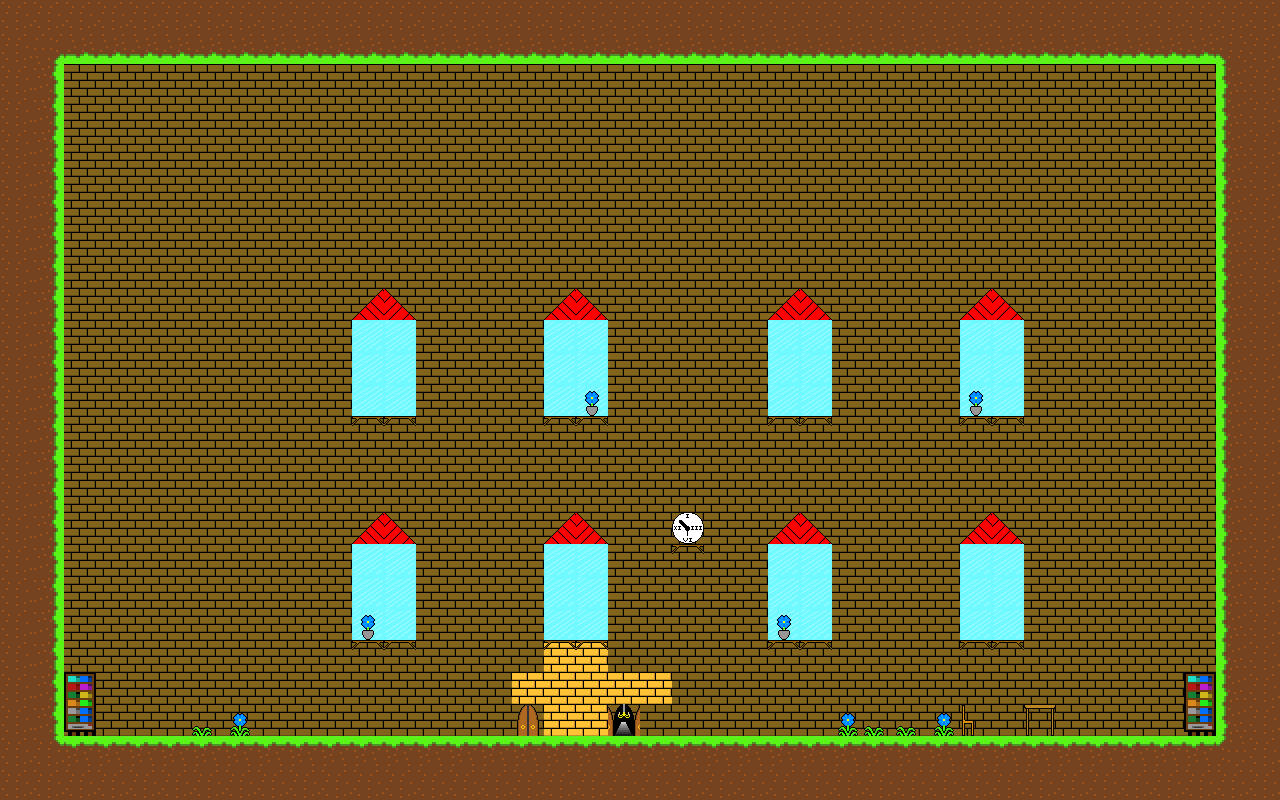

Rendered tile map (Tiled .tmx) drawn with the repository's tilesets; below, a short description and the map source with its tile grids summarised:
An orthogonal 40x25 tile map with 32x32 px tiles, 6 tile layers (Enemy, Floor, Deco, Interactable, ...), 5 tilesets.

<map version="1.10" tiledversion="1.10.2" orientation="orthogonal" renderorder="right-down" width="40" height="25" tilewidth="32" tileheight="32" infinite="0" nextlayerid="8" nextobjectid="1">
 <tileset firstgid="1" source="tsx/dirt_terrain.tsx" />
 <tileset firstgid="17" source="tsx/Deco.tsx" />
 <tileset firstgid="37" source="tsx/interactables.tsx" />
 <tileset firstgid="41" source="tsx/enemy.tsx" />
 <tileset firstgid="42" source="tsx/Deco2.tsx" />
 <layer id="2" name="Enemy" width="40" height="25">
  <data>[1000 cells, 2 non-empty, 1 distinct tile ids]</data>
 </layer>
 <layer id="3" name="Floor" width="40" height="25">
  <data>[1000 cells, 251 non-empty, 11 distinct tile ids]</data>
 </layer>
 <layer id="4" name="Deco" width="40" height="25">
  <data>[1000 cells, 750 non-empty, 2 distinct tile ids]</data>
 </layer>
 <layer id="5" name="Interactable" width="40" height="25">
  <data>[1000 cells, 2 non-empty, 2 distinct tile ids]</data>
 </layer>
 <layer id="6" name="Deco2" width="40" height="25">
  <data>[1000 cells, 24 non-empty, 9 distinct tile ids]</data>
 </layer>
 <layer id="7" name="Floor2" width="40" height="25">
  <data>[1000 cells, 39 non-empty, 7 distinct tile ids]</data>
 </layer>
</map>
